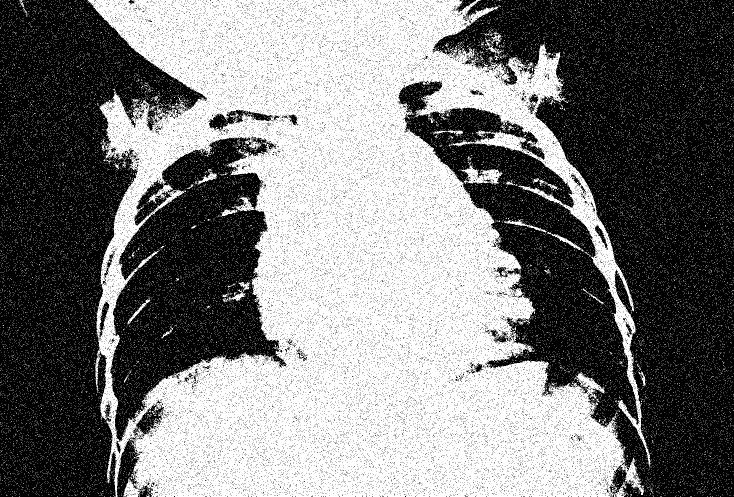
#> input picture Testing/noised_chest5%.jpeg, 1468 x 993 px, found by its file name (shown at 1/2 size)
$ python Gibbs_sampler_Ising_model.py
#> lines starting #> are read from the running program, lines starting #| are printed output that depends on the picture; after the words box and inside, x2 and y2 are one past the last pixel; in counts of white or black regions, pixels touching at a corner belong together
#> further down, image is the input picture: shape (993, 1468, 3); min 0, max 255, mean 122.8
### MCMC/images_processing.py
from MCMC.services.noiser import sp_noise
from matplotlib import image
from matplotlib import pyplot
import cv2
from os import path, mkdir
import sys
from imghdr import what
import numpy as np


def dimensions(image):
    return image.shape


# TODO: think how to improve for better performance when iterating over pixels.
def reduce_channels_for_sampler(image):
    """Reduce a 3-channel image to 1-channel image."""
    w = image.shape[0]  # switch width to height
#> w = 993
    h = image.shape[1]
#> h = 1468
    new_image = np.ndarray(shape=(w, h))  # create a new array for pixel values
    for i in range(w):  # rows
        for j in range(h):  # columns
            new_image[i][j] = image[i, j][:1]
    return new_image


# TODO: move to the images_processing module
# [11 lines left out: function restore_channels, not called in this run]


def convert_image_to_ising_model(image):
    """Convert the image to the Ising model representation (with a spin space = {-1, 1})."""
    image[np.where(image == [0])] = [-1]
#> image: shape (993, 1468) float64
    image[np.where(image == [255])] = [1]
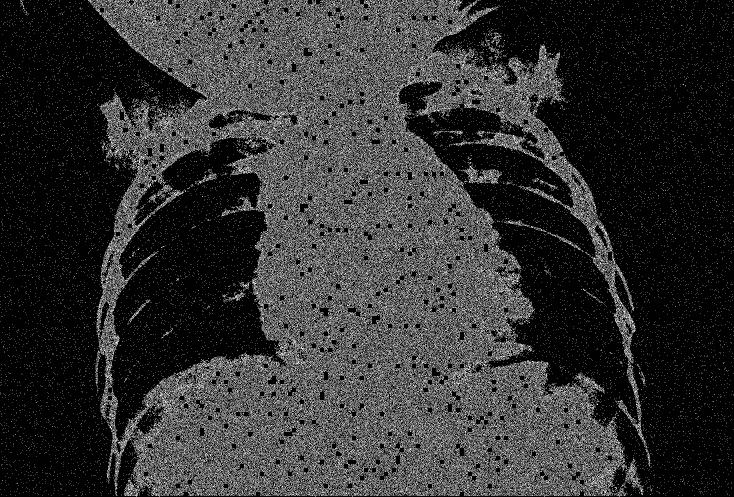
#> image: shape (993, 1468) float64 (shown at 1/2 size); min -1, max 254, mean 48.6; drawn with min black and max white
    return image

# [50 lines left out: functions convert_from_ising_to_image, efficient_way_to_read_images, convert_to_bw_and_greyscale_and_show, convert_to_bw, save_image, not called in this run]


def open_image_in_window(title, image):
    cv2.imshow(title, image)


# [22 lines left out: functions resize, prepare_image_for_sampler_pipeline, not called in this run]


# [5 lines that do not run on import are left out]

### MCMC/services/auxiliary_methods.py
import numpy as np


# Helper module

def arithmetic_progression_series(a, d, n):
#> called with a = 0.3, d = 0.1, n = 10
    curr_term = a
    series = [a]
    for i in range(1, n):
        next_term = curr_term + d
        series.append(np.round(next_term, 2))
        curr_term = next_term
    return series


# [2 lines that do not run on import are left out]

### MCMC/metropolis_sampler.py
import numpy as np
import timeit
import random
import cython
from MCMC import images_processing
from math import exp, log
import cv2

# Not used
# [52 lines left out: functions clique_energy, indicator_func, potentials, acceptance_probability, not called in this run]


def within_boundaries(x, dim):
    """Check if a pixel lies within boundaries of a matrix."""
    width, height = dim[0], dim[1]
    return 0 <= x[0] < width and 0 <= x[1] < height


# [4 lines left out: function choose_random_neighbor, not called in this run]


# Get Markov blanket for a given pixel
# If diagonal_neighbors = True, the clique contains 8 sites
def get_all_neighbors(position, image_dimensions,
                      diagonal_neighbors=True):  # let's try passing tuple with pixel's position instead of one number
    """
    Find the given pixel's neighbors

    :param position: a tuple with two pixel's coordinates
    :param image_dimensions: a tuple with image's width and height
    :param diagonal_neighbors: boolean to decide whether to find diagonals neighbors of a given pixel. If True, the clique contains 8 sites. Default: True
    :return: a list of tuples with coordinates of the given pixel's neighbors
    """
    i, j = position  # unpacking the tuple
    neighbors = []
    left_neighbor = (i, j - 1)
    right_neighbor = (i, j + 1)
    bottom_neighbor = (i + 1, j)
    top_neighbor = (i - 1, j)
    neighbors.extend(
        [left_neighbor, right_neighbor, bottom_neighbor, top_neighbor])
    # find diagonal elements
    if diagonal_neighbors:
        south_east_neighbor = (i + 1, j + 1)
        south_west_neighbor = (i + 1, j - 1)
        north_east_neighbor = (i - 1, j + 1)
        north_west_neighbor = (i - 1, j - 1)
        neighbors.extend(
            [south_east_neighbor, south_west_neighbor,
             north_east_neighbor, north_west_neighbor])
    neighbors = [x for x in neighbors if
                 within_boundaries(x,
                                   image_dimensions)]  # check if all coordinates are positive and each pixel lies within boundaries
    # print("Neighbors for {0}:".format(position)) # for debugging: checking if neighbors are defined correctly
    # print(neighbors)
    return neighbors


# TODO: re-think logic of this version of the algorithm. Not used now
# Works with images converted to the binary format (with 0 and 255 as pixel values)
# [42 lines left out: functions run_metropolis_sampler, all_elements_unique, all_elements_equal, not called in this run]


# [3 lines that do not run on import are left out]

### MCMC/Gibbs_sampler_Ising_model.py
from MCMC import metropolis_sampler
from MCMC import images_processing
from MCMC.services.auxiliary_methods import arithmetic_progression_series

import cv2
import numpy as np
import random

NOISE_LEVEL = 0.05


# calculate the number of black or white neighbors

def energy_gibbs(image, position, color='black'):
    neighbors = metropolis_sampler.get_all_neighbors(position, image.shape)
    required_neighbors_number = 0

    for n in neighbors:
        if color == 'black' and image[n] == -1:
            required_neighbors_number += 1
        elif color == 'white' and image[n] == 1:
            required_neighbors_number += 1
    return required_neighbors_number


def run_gibbs_without_noise(image):
    image = images_processing.reduce_channels_for_sampler(image)
    image = images_processing.convert_image_to_ising_model(image)
    iterations = 100
    initial_beta = 0.3
    beta_difference = 0.1
    beta_range = arithmetic_progression_series(initial_beta, beta_difference, 10)
    beta = 0.8
    # noise_prob = 0.05  # this parameter is taken from the knowledge of noise level in the image
    rows = range(image.shape[0])
    columns = range(image.shape[1])
    for t in range(iterations):
        for i in rows:
            for j in columns:
                site = (i, j)

                number_of_black_neighbors = energy_gibbs(image, site, 'black')
                number_of_white_neighbors = energy_gibbs(image, site, 'white')
                Z_normalizing_constant = np.exp(number_of_black_neighbors) + np.exp(number_of_white_neighbors)
                posterior = np.exp(beta * number_of_black_neighbors) / Z_normalizing_constant
                u = random.random()
                if u < posterior:
                    image[site] = 1
                else:
                    image[site] = -1
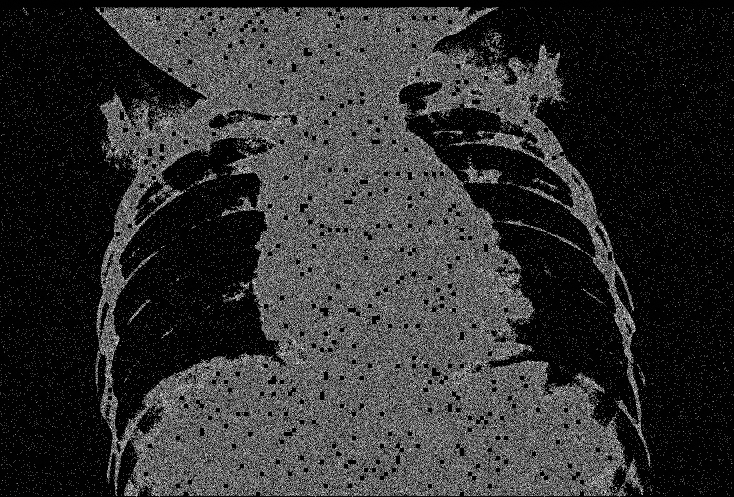
#> image: shape (993, 1468) float64 (shown at 1/2 size); 1.01% of pixels changed, all inside (x1, y1, x2, y2) = (0, 0, 1468, 15); drawn with min black and max white
    sampled_image = images_processing.convert_from_ising_to_image(image)
    sampled_image = images_processing.restore_channels(sampled_image, 3)  # restored image
    images_processing.save_image(
        'Denoised images/gibbs_sampler_no_noise/metropolis_noise_ising_chest_b={0}_noise={1}'.format(beta, NOISE_LEVEL),
        'jpeg', sampled_image)


if __name__ == '__main__':
    image = cv2.imread('noised_chest5%.jpeg')
#> (the run stopped early here; a loop or call above may not have finished)
